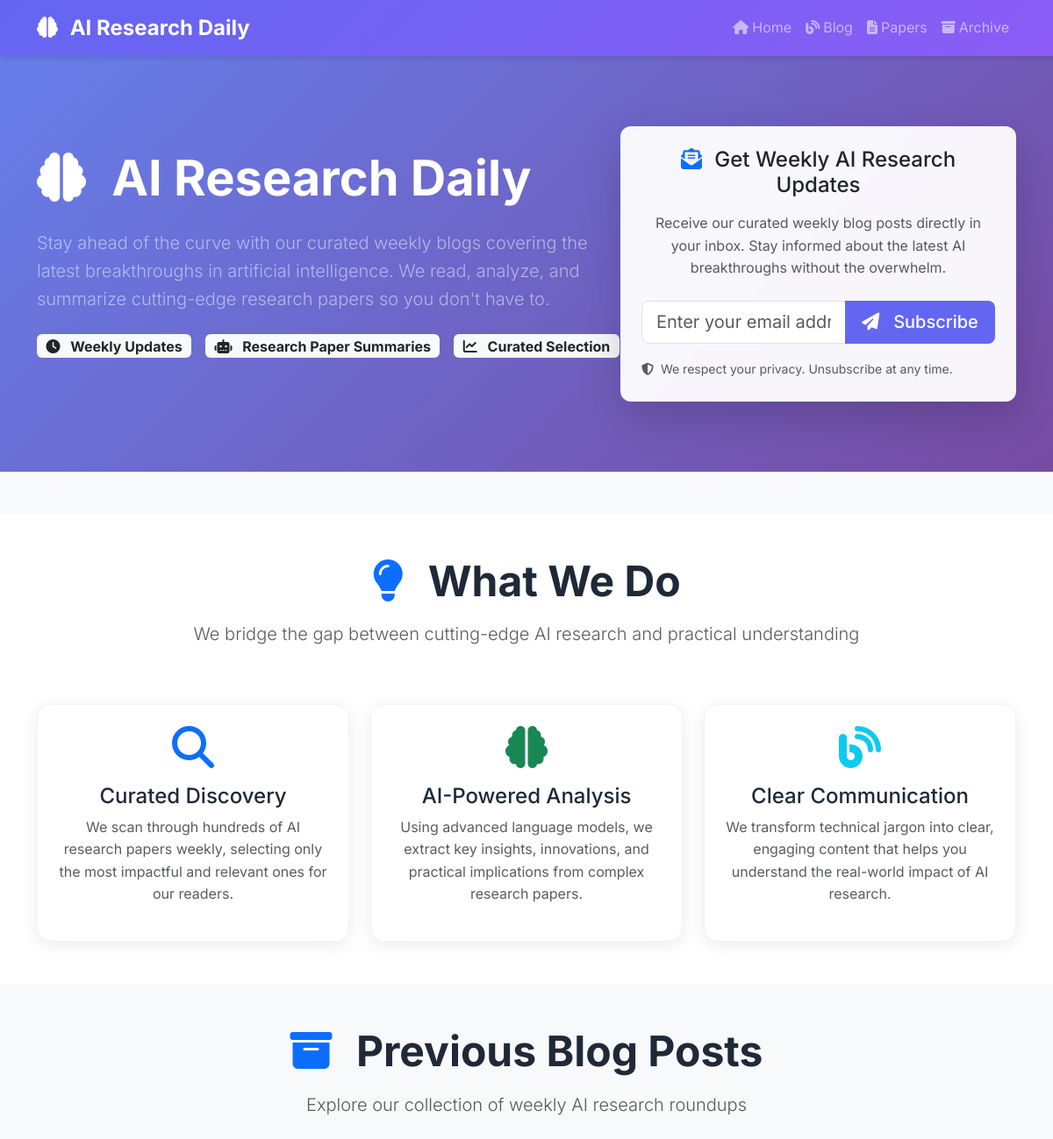
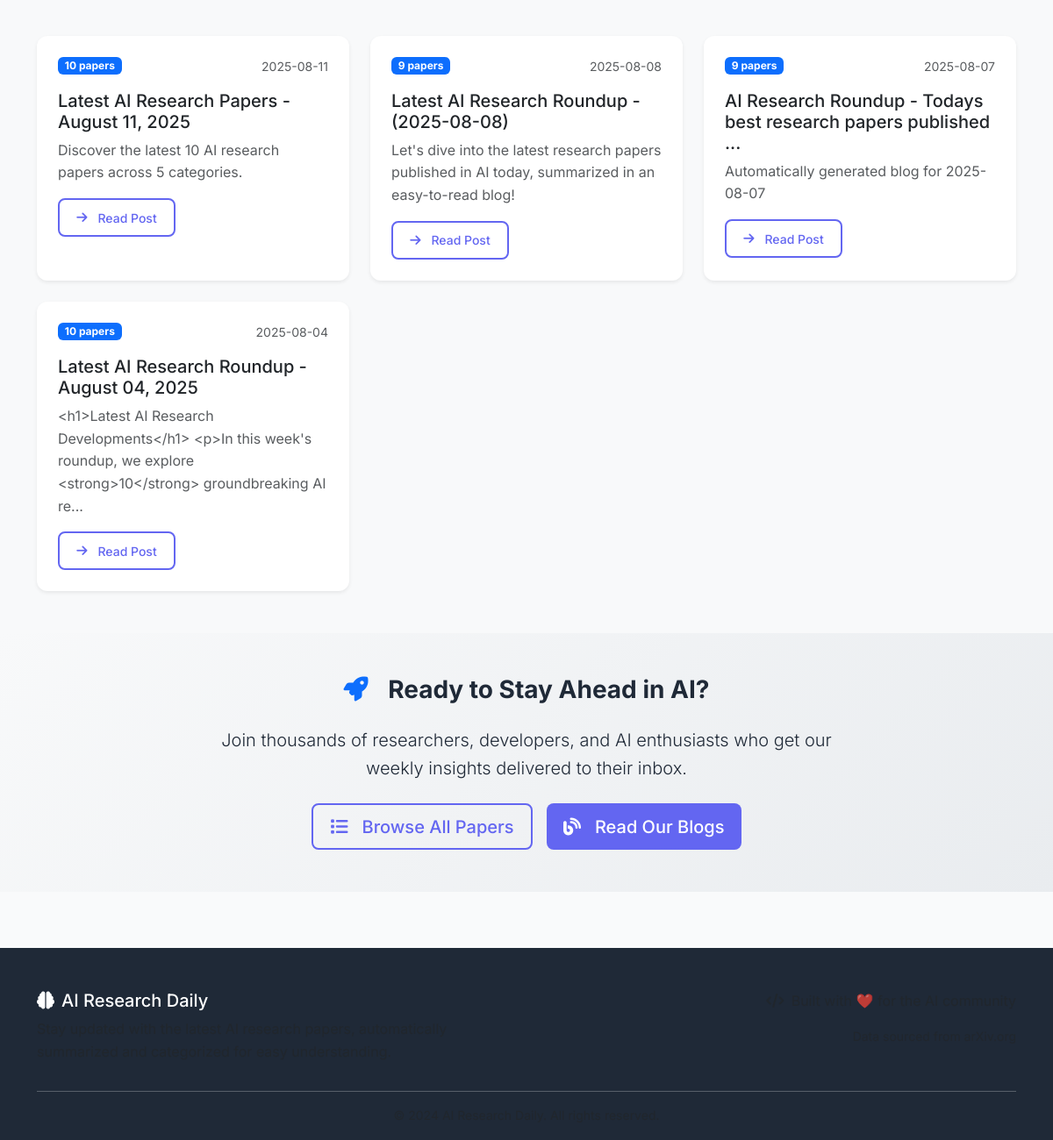
The page / on the database its author committed (2 pictures, top to bottom).
### tables this page shows
CREATE TABLE blogs (
                id INTEGER PRIMARY KEY AUTOINCREMENT,
                title TEXT NOT NULL,
                content TEXT NOT NULL,
                summary TEXT NOT NULL,
                paper_count INTEGER NOT NULL,
                categories TEXT,
                published_date TEXT NOT NULL,
                created_at TIMESTAMP DEFAULT CURRENT_TIMESTAMP
            );

### src/web_app.py (the view)
@app.route('/')
def index():
    blogs = db.get_all_blogs()
    recent_papers = db.get_recent_papers(days=30)  # Get papers from last 30 days
    papers = recent_papers[:10]  # Limit to 10 most recent
    return render_template('index.html',
                         blogs=blogs,
                         papers=papers)

### src/database.py (called while the page is built)
def _parse_summary_field(summary_field):
    if not summary_field:
        return None
    try:
        if summary_field.startswith('{'):
            return json.loads(summary_field)
        else:
            return summary_field
    except (json.JSONDecodeError, AttributeError):
        return summary_field

    def get_all_blogs(self) -> List[Dict]:
        conn = sqlite3.connect(self.db_path)
        cursor = conn.cursor()
        cursor.execute('''
            SELECT id, title, summary, paper_count, categories, published_date, created_at
            FROM blogs
            ORDER BY created_at DESC
        ''')
        blogs = []
        for row in cursor.fetchall():
            blogs.append({
                'id': row[0],
                'title': row[1],
                'summary': row[2],
                'paper_count': row[3],
                'categories': row[4],
                'published_date': row[5],
                'created_at': row[6]
            })
        conn.close()
        return blogs

### templates/index.html (shortened to what this page needs)
{% extends "base.html" %}
{% block content %}
<section class="hero-section">
    <div class="container">
        <div class="row align-items-center">
            <div class="col-lg-7">
                <h1 class="display-4 fw-bold mb-4 text-white">
                    <i class="fas fa-brain me-3"></i>
                    AI Research Daily
                </h1>
                <p class="lead mb-4 text-white-50">
                    Stay ahead of the curve with our curated weekly blogs covering the latest breakthroughs in artificial intelligence.
                    We read, analyze, and summarize cutting-edge research papers so you don't have to.
                </p>
                <div class="d-flex gap-3 mb-4">
                    <span class="badge bg-light text-dark fs-6">
                        <i class="fas fa-clock me-2"></i>
                        Weekly Updates
                    </span>
                    <span class="badge bg-light text-dark fs-6">
                        <i class="fas fa-robot me-2"></i>
                        Research Paper Summaries
                    </span>
                    <span class="badge bg-light text-dark fs-6">
                        <i class="fas fa-chart-line me-2"></i>
                        Curated Selection
                    </span>
                </div>
            </div>
            <div class="col-lg-5">
                <div class="email-subscription-card">
                    <div class="card border-0 shadow-lg">
                        <div class="card-body p-4">
                            <h4 class="card-title text-center mb-3">
                                <i class="fas fa-envelope-open-text text-primary me-2"></i>
                                Get Weekly AI Research Updates
                            </h4>
                            <p class="text-muted text-center mb-4">
                                Receive our curated weekly blog posts directly in your inbox.
                                Stay informed about the latest AI breakthroughs without the overwhelm.
                            </p>
                            <form id="emailSubscriptionForm" method="POST" action="{{ url_for('subscribe_email') }}">
                                <div class="input-group mb-3">
                                    <input type="email" class="form-control form-control-lg"
                                           id="email" name="email"
                                           placeholder="Enter your email address"
                                           required>
                                    <button class="btn btn-primary btn-lg" type="submit">
                                        <i class="fas fa-paper-plane me-2"></i>Subscribe
                                    </button>
                                </div>
                                <small class="text-muted">
                                    <i class="fas fa-shield-alt me-1"></i>
                                    We respect your privacy. Unsubscribe at any time.
                                </small>
                            </form>
                        </div>
                    </div>
                </div>
            </div>
        </div>
    </div>
</section>
<section class="what-we-do-section py-5">
    <div class="container">
        <div class="row">
            <div class="col-12 text-center mb-5">
                <h2 class="display-5 fw-bold mb-3">
                    <i class="fas fa-lightbulb text-primary me-3"></i>
                    What We Do
                </h2>
                <p class="lead text-muted">We bridge the gap between cutting-edge AI research and practical understanding</p>
            </div>
        </div>
        <div class="row g-4">
            <div class="col-lg-4">
                <div class="feature-card text-center p-4">
                    <div class="feature-icon mb-3">
                        <i class="fas fa-search fa-3x text-primary"></i>
                    </div>
                    <h4>Curated Discovery</h4>
                    <p class="text-muted">
                        We scan through hundreds of AI research papers weekly, selecting only the most impactful and relevant ones for our readers.
                    </p>
                </div>
            </div>
            <div class="col-lg-4">
                <div class="feature-card text-center p-4">
                    <div class="feature-icon mb-3">
                        <i class="fas fa-brain fa-3x text-success"></i>
                    </div>
                    <h4>AI-Powered Analysis</h4>
                    <p class="text-muted">
                        Using advanced language models, we extract key insights, innovations, and practical implications from complex research papers.
                    </p>
                </div>
            </div>
            <div class="col-lg-4">
                <div class="feature-card text-center p-4">
                    <div class="feature-icon mb-3">
                        <i class="fas fa-blog fa-3x text-info"></i>
                    </div>
                    <h4>Clear Communication</h4>
                    <p class="text-muted">
                        We transform technical jargon into clear, engaging content that helps you understand the real-world impact of AI research.
                    </p>
                </div>
            </div>
        </div>
    </div>
</section>
{% if blogs %}
<section class="previous-blogs-section py-5 bg-light">
    <div class="container">
        <div class="row">
            <div class="col-12 text-center mb-5">
                <h2 class="display-5 fw-bold mb-3">
                    <i class="fas fa-archive text-primary me-3"></i>
                    Previous Blog Posts
                </h2>
                <p class="lead text-muted">Explore our collection of weekly AI research roundups</p>
            </div>
        </div>
        <div class="row g-4">
            {% for blog in blogs[:6] %}
            <div class="col-lg-4 col-md-6">
                <div class="blog-card card h-100 border-0 shadow-sm">
                    <div class="card-body p-4">
                        <div class="d-flex justify-content-between align-items-start mb-3">
                            <span class="badge bg-primary">{{ blog.paper_count }} papers</span>
                            <small class="text-muted">{{ blog.published_date }}</small>
                        </div>
                        <h5 class="card-title">
                            <a href="{{ url_for('blog_detail', blog_id=blog.id) }}" class="text-decoration-none text-dark">
                                {{ blog.title[:60] }}{% if blog.title|length > 60 %}...{% endif %}
                            </a>
                        </h5>
                        <p class="card-text text-muted">
                            {{ blog.summary[:120] }}{% if blog.summary|length > 120 %}...{% endif %}
                        </p>
                        <a href="{{ url_for('blog_detail', blog_id=blog.id) }}" class="btn btn-outline-primary btn-sm">
                            <i class="fas fa-arrow-right me-1"></i>Read Post
                        </a>
                    </div>
                </div>
            </div>
            {% endfor %}
        </div>
    </div>
</section>
{% endif %}
<section class="cta-section py-5">
    <div class="container">
        <div class="row justify-content-center">
            <div class="col-lg-8 text-center">
                <h3 class="fw-bold mb-4">
                    <i class="fas fa-rocket text-primary me-3"></i>
                    Ready to Stay Ahead in AI?
                </h3>
                <p class="lead mb-4">
                    Join thousands of researchers, developers, and AI enthusiasts who get our weekly insights delivered to their inbox.
                </p>
                <div class="d-flex gap-3 justify-content-center">
                    <a href="{{ url_for('papers_list') }}" class="btn btn-outline-primary btn-lg">
                        <i class="fas fa-list me-2"></i>Browse All Papers
                    </a>
                    <a href="{{ url_for('blog_list') }}" class="btn btn-primary btn-lg">
                        <i class="fas fa-blog me-2"></i>Read Our Blogs
                    </a>
                </div>
            </div>
        </div>
    </div>
</section>
{% endblock %}

### templates/base.html (style rules this page uses)
:root { --primary-color: #6366f1; --secondary-color: #8b5cf6; --accent-color: #06b6d4; --text-primary: #1f2937; --text-secondary: #6b7280; --bg-light: #f9fafb; --bg-white: #ffffff; --border-color: #e5e7eb; --bg-title:rgb(14, 16, 19); }
body { font-family: 'Inter', sans-serif; line-height: 1.6; color: var(--text-primary); background-color: var(--bg-light); }
.hero-section { background: linear-gradient(135deg, var(--primary-color), var(--secondary-color)); color: white; padding: 4rem 0; margin-bottom: 3rem; }
.card { border: none; border-radius: 12px; box-shadow: 0 4px 6px -1px rgba(0, 0, 0, 0.1); transition: transform 0.2s ease-in-out, box-shadow 0.2s ease-in-out; }
.btn-primary { background: linear-gradient(135deg, var(--primary-color), var(--secondary-color)); border: none; border-radius: 8px; padding: 0.75rem 1.5rem; font-weight: 500; transition: all 0.2s ease-in-out; }
.btn-outline-primary { border-color: var(--primary-color); color: var(--primary-color); border-radius: 8px; padding: 0.75rem 1.5rem; font-weight: 500; }
.hero-section { background: linear-gradient(135deg, #667eea 0%, #764ba2 100%); padding: 5rem 0; color: white; }
.email-subscription-card { animation: slideInUp 0.6s ease-out; }
.email-subscription-card .card { background: rgba(255, 255, 255, 0.95); backdrop-filter: blur(10px); }
.what-we-do-section { background: white; }
.feature-card { background: white; border-radius: 16px; box-shadow: 0 4px 20px rgba(0,0,0,0.08); transition: all 0.3s ease; border: 1px solid #f1f3f4; }
.feature-icon { color: var(--primary-color); }
.previous-blogs-section { background: #f8f9fa; }
.blog-card { transition: all 0.3s ease; }
.cta-section { background: linear-gradient(135deg, #f8f9fa 0%, #e9ecef 100%); }
.btn { padding: 0.6rem 1.2rem; border-radius: 8px; font-weight: 500; text-decoration: none; display: inline-flex; align-items: center; gap: 0.5rem; transition: all 0.2s ease; border: none; cursor: pointer; }
.btn-primary { background: var(--primary-color); color: white; }
.btn-outline-primary { background: transparent; color: var(--primary-color); border: 2px solid var(--primary-color); }

### rows shown on the page
blogs: paper_count "10", published_date "2025-08-11", title "Latest AI Research Papers - August 11, 2025", summary "Discover the latest 10 AI research papers across 5 categories."
blogs: paper_count "9", published_date "2025-08-08", title "Latest AI Research Roundup - (2025-08-08)", summary "Let's dive into the latest research papers published in AI today, summarized in an easy-to-read blog!"
blogs: paper_count "9", published_date "2025-08-07", title "AI Research Roundup - Todays best research papers published", summary "Automatically generated blog for 2025-08-07"
blogs: paper_count "10", published_date "2025-08-04", title "Latest AI Research Roundup - August 04, 2025", summary "<h1>Latest AI Research Developments</h1> <p>In this week's roundup, we explore <strong>10</strong> groundbreaking AI re"
